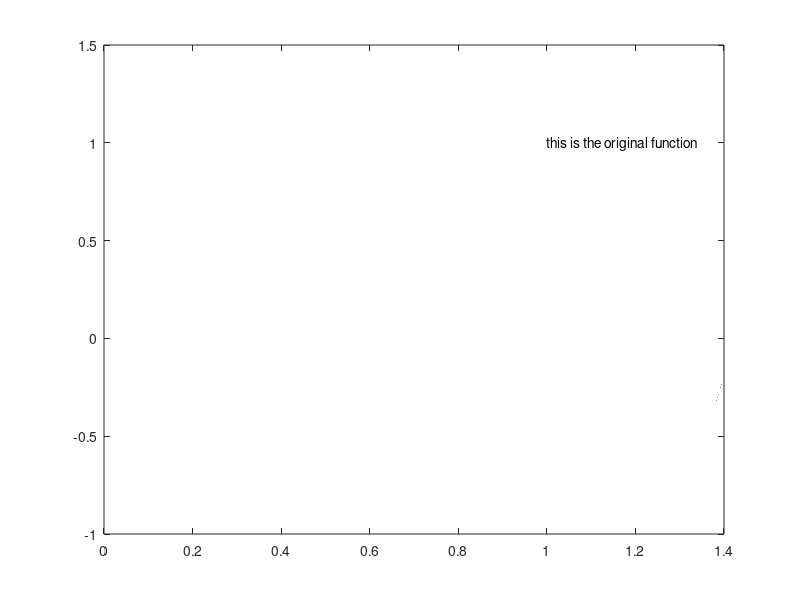
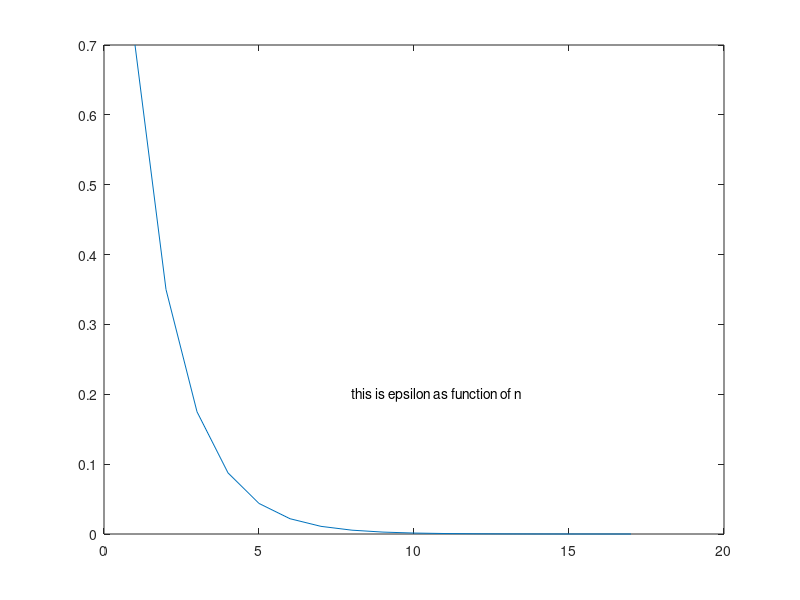
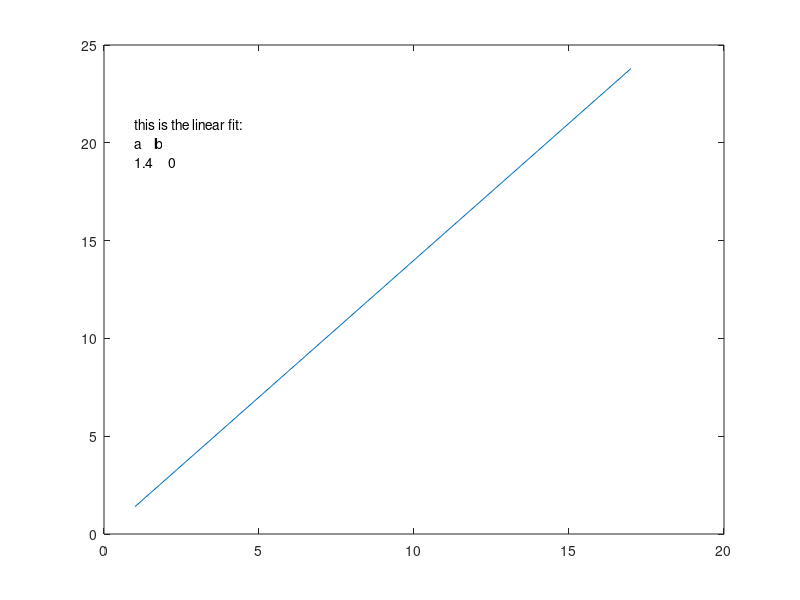

Recreate these plots in MATLAB, in order.
%question 1 - ploting function to see there is only 1 zero
x = linspace(0,1.4,1000000); % initialize vector x
y = 0.2 + sin(3.*(x.^2)); % initialize vector y
figure(1);
plot(x,y);
text(1,1,'this is the original function');

%question 1 - finding the zero with the dividing by half method
a = 0;
b = 1.4;
c = (a+b)/2;
epsilon  = 0.00001;

iterationCounter = 0; 
epsilonDrawer = zeros(10000);

s = sprintf('n       xa       f(xa)       xb       f(xb)       xc       f(xc)      epsilon');
display(s);

while (abs(a-c) > epsilon)
    iterationCounter = iterationCounter + 1;
    epsilonDrawer(1, iterationCounter) = abs(a-c);
    fa = 0.2 + sin(3*(a^2));
    fb = 0.2 + sin(3*(b^2));
    fc = 0.2 + sin(3*(c^2));
    
    s = sprintf('%f  %f  %f  %f  %f  %f  %f  %f',iterationCounter, a, fa, b, fb, c, fc, abs(a-c));
    display(s);
    if(fa*fc > 0)%checking if the same sign
        a = c;
    else
        b = c;
    end
    c = (a+b)/2;
end

n = linspace(1,iterationCounter,iterationCounter);
newEpsilonDrawer = zeros(1,iterationCounter);
for m = 1:iterationCounter
    newEpsilonDrawer(1,m) = epsilonDrawer(1,m);
end
figure(2);
plot(n,newEpsilonDrawer);
text(8,0.2,'this is epsilon as function of n');

%and now for the linear fit:
newN = zeros(1,iterationCounter);
for m =1:iterationCounter
newN(1,m) = 1/2^(n(1,m));
end
    
p = polyfit(newN,newEpsilonDrawer,1);
linValue = zeros(1,iterationCounter);
for m = 1: iterationCounter
    linValue(1,m) = polyval(p,n(1,m));
end

figure(3);
plot(n ,linValue);
text(1,20,'a    b');
text(1,19,'1.4     0');
text(1,21,'this is the linear fit:');
s = sprintf('the funtion is zero at %f',c);
disp(s);


%Question 2
%finding the minimum using goldenRatio method
goldenRatio = (3-sqrt(5))/2;
a = 0.1;
c = 1;
b = a + (c-a)*goldenRatio;


while(abs(c-a)>epsilon)
    fa = -sin(4*(a^2));
    fb = -sin(4*(b^2));
    fc = -sin(4*(c^2));
    if( c - b > b - a)
        x = b + (c-a)*(1-2*goldenRatio);
        fx = -sin(4*(x^2));
        if(fb<fx)
            c = x;
        else
            a = b;
            b = x;
        end
    else
        x = b - (c-a)*(1-2*goldenRatio);
        fx = -sin(4*(x^2));
        if(fb<fx)
            a = x;
        else
            c = b;
            b = x;
        end    
    end    

end

s = sprintf('Question 2: the minimum is where x = %f and f(x) = %f',b,-sin(4*(b^2)));
display(s);